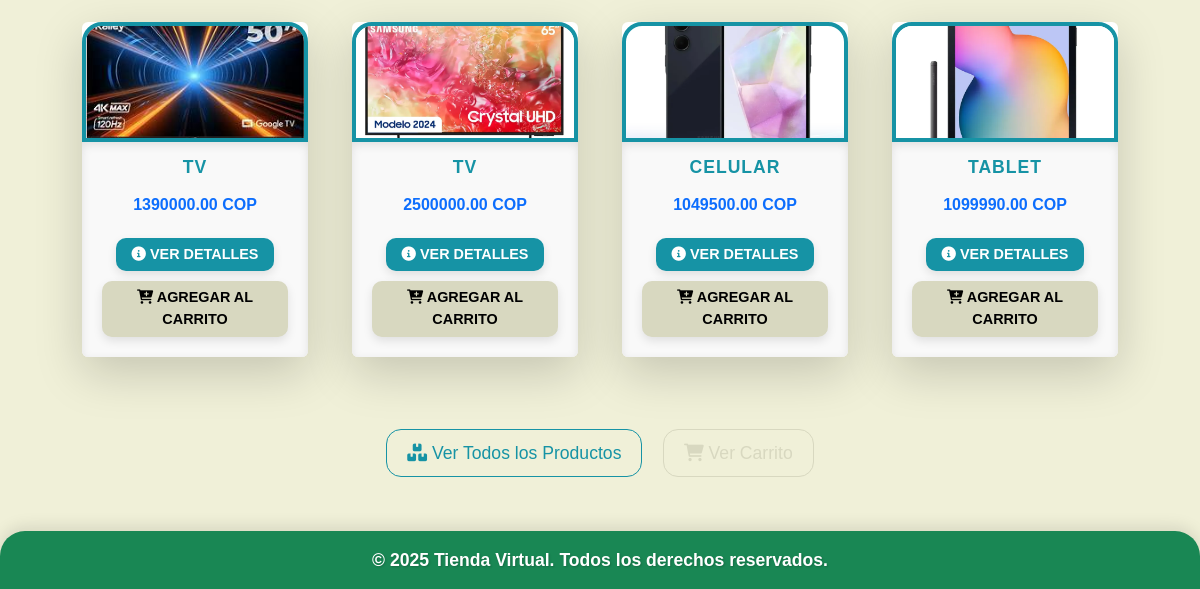
Before: / (lower part) with the older database file.
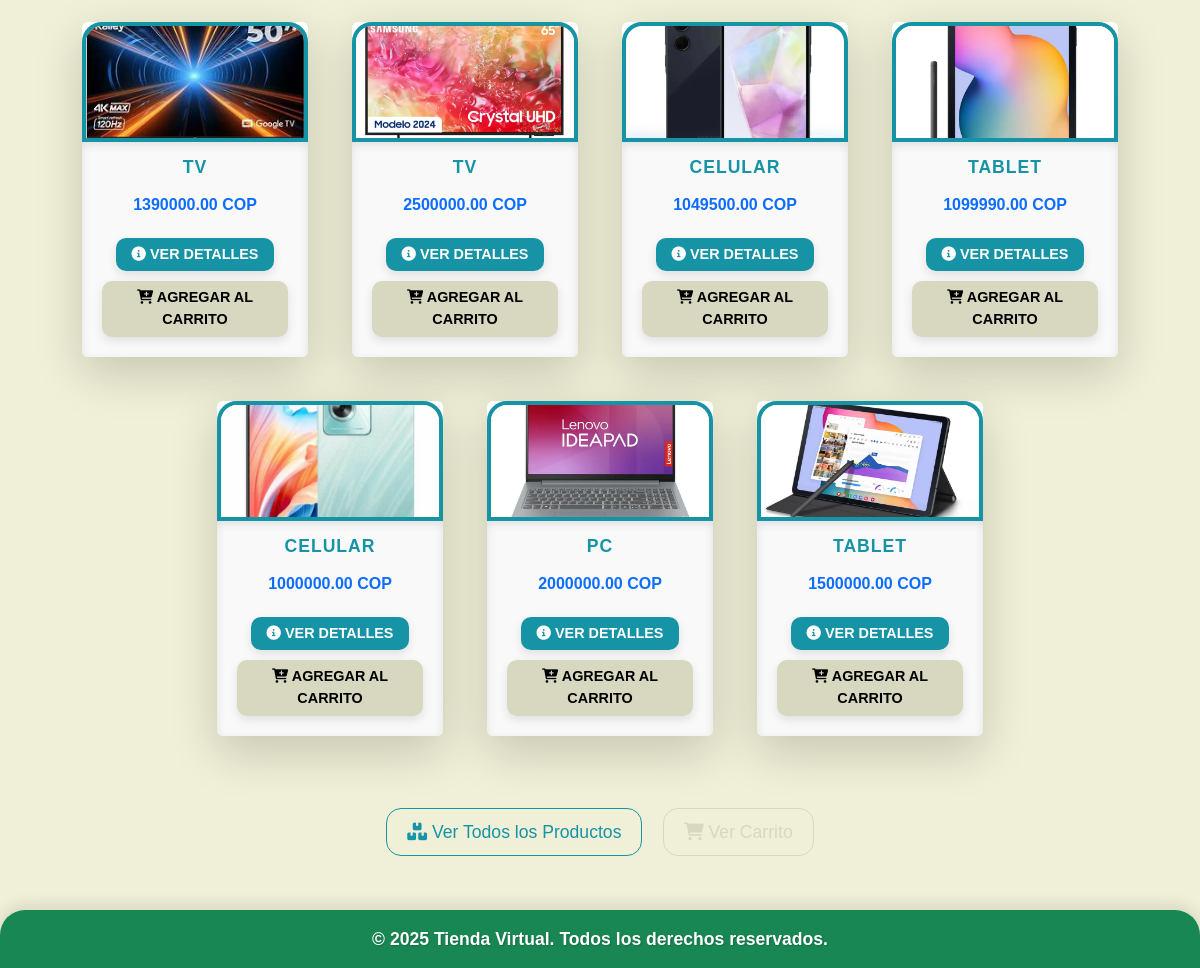
After: the same page with the newer database file.
### cuentas/models.py (models this page shows, shortened)
class Producto(models.Model):
    nombre = models.CharField(max_length=200)
    descripcion = models.TextField()
    precio = models.DecimalField(max_digits=10, decimal_places=2)
    cantidad_stock = models.PositiveIntegerField()
    imagen = models.ImageField(upload_to='productos/')
    especificaciones = models.TextField()
    agotado = models.BooleanField(default=False)
    recomendado = models.BooleanField(default=False)
    usuario = models.ForeignKey(User, on_delete=models.CASCADE, null=True, blank=True)  # Usuario opcional
    def obtener_precio_en_pesos(self):
        return f"${self.precio:,.2f}"

### cuentas/views.py (the view)
# urls.py: path('', views.home, name='home'),
def home(request):
    productos = Producto.objects.all()
    productos_recomendados = Producto.objects.filter(recomendado=True)
    carrito_count = CarritoItem.objects.filter(usuario=request.user).count() if request.user.is_authenticated else 0
    for producto in productos:
        producto.precio_en_pesos = producto.obtener_precio_en_pesos()
    return render(request, 'cuentas/home.html', {
        'productos': productos,
        'productos_recomendados': productos_recomendados,
        'carrito_count': carrito_count
    })

### cuentas/templates/cuentas/home.html (shortened to what this page needs)
<!DOCTYPE html>
<html lang="es">
<head>
    <link href="https://cdn.jsdelivr.net/npm/bootstrap@5.3.0-alpha1/dist/css/bootstrap.min.css" rel="stylesheet">
    <link rel="stylesheet" href="https://cdnjs.cloudflare.com/ajax/libs/font-awesome/6.0.0-beta3/css/all.min.css">
    {% load static %}
    <link rel="stylesheet" href="{% static 'cuentas/styles/home.css' %}">
</head>
<body>
    <div class="container mt-5">
        <div class="row">
            {% for producto in productos %}
            <div class="col-md-3 mb-4">
                <div class="card h-100 shadow-lg border-0 rounded" style="border: 1px solid #A7D8D1;">
                    <img src="{{ producto.imagen.url }}" alt="{{ producto.nombre }}" class="card-img-top">
                    <div class="card-body">
                        <h5 class="card-title">{{ producto.nombre }}</h5>
                        <p class="text-primary fw-bold">{{ producto.precio|floatformat:2 }} COP</p>
                        <a href="{% url 'detalle_producto' producto.id %}" class="btn btn-info btn-sm">
                            <i class="fas fa-info-circle"></i> Ver Detalles
                        </a>
                        <a href="{% url 'agregar_al_carrito' producto.id %}" class="btn btn-success btn-sm">
                            <i class="fas fa-cart-plus"></i> Agregar al carrito
                        </a>
                    </div>
                </div>
            </div>
            {% endfor %}
        </div>
        <div class="text-center mt-5">
            <a href="{% url 'productos' %}" class="btn btn-outline-primary me-3">
                <i class="fas fa-boxes"></i> Ver Todos los Productos
            </a>
            <a href="{% url 'carrito' %}" class="btn btn-outline-secondary">
                <i class="fas fa-shopping-cart"></i> Ver Carrito
            </a>
        </div>
    </div>
    <footer class="bg-success text-white text-center py-3 mt-4">
        <p class="mb-0" style="font-size: 1.1rem;">© 2025 Tienda Virtual. Todos los derechos reservados.</p>
    </footer>
</body>
</html>

Changed rows visible on the page:
added Producto: imagen (picture), nombre "CELULAR", precio "1000000.00"
added Producto: imagen (picture), nombre "PC", precio "2000000.00"
added Producto: imagen (picture), nombre "TABLET", precio "1500000.00"
